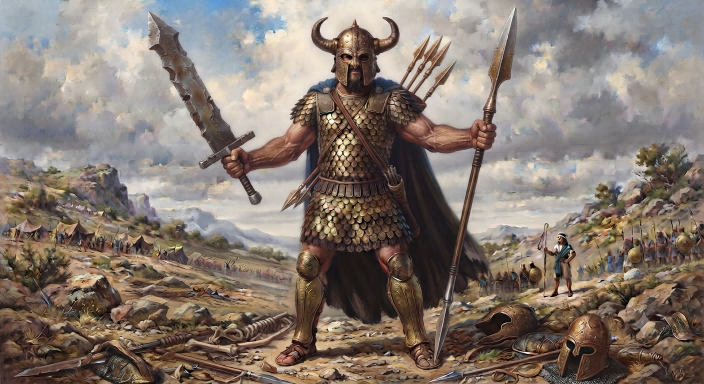
#> input picture scripts/canon/setup/ref-scale-armor.png, 1408 x 768 px (shown at 1/2 size)
$ python make_scale_anchor.py
#> lines starting #> are read from the running program, lines starting #| are printed output that depends on the picture
"""비늘 질감 앵커를 **목표 화풍 맥락 안에서** 파생한다 (2026-08-28, 라운드 8 ㉯).

**왜 새로 만드는가.** 현행 앵커 `ref-scale-texture.png`(660x870)는 몸통을 **크롭**한 것이고
ink **.8793** — 정답지 구간(.1024~.2213)의 4배다. 그 앵커로 뽑은 `samples/goliath.png`는
ink **.6377**로, 다윗 표본(.0986)과 화풍이 6.5배 어긋난다(SAMPLES.md 「남은 미달」 1).
`ZIMAGE.md` §9-10이 사람 판정과 맞물려 확정한 것: 그 표본이 part 3의 반사실 화풍의 뿌리다.

같은 원본에서 파생한 `ref-scale-armor-clean.png`는 ink **.1583으로 구간 안**이다 — 차이는
**종이 맥락을 지녔다는 것 하나**다(`make_armor_ref.py`가 캔버스를 유지하고 인물 기둥 밖만 종이색으로
덮었다). 그런데 그 앵커는 인물 기둥 안에 **화살통·망토·창**을 남겨 지물을 실어 왔다. 그래서
질감 크롭으로 옮겨 갔고, 그 순간 종이 맥락이 사라져 화풍이 깨졌다.

**이 스크립트가 하는 것: 내용은 비늘만, 맥락은 종이.** 지물을 전부 벗어나는 몸통 비늘 상자만
종이색 **정사각** 캔버스에 얹는다. 정사각인 이유는 `gen_sample.py --ref`가 레터박스를 하지 않고
그대로 넘기는데, 상류 `CLIPImageProcessor`가 `resize(shortest_edge=224)+center_crop(224)`를
강제하기 때문이다(task#319 발견 1) — 정사각이면 인코더가 앵커 전체를 본다.

**좌표는 격자 오버레이로 눈으로 읽었다**(원본 1408x768, `make_armor_ref.py`와 같은 방법):
투구+뿔 y10~110 · 화살통 x800~880 · 창 x940~1020 · 대검 x360~540 · 맨팔 x<600·x>780 ·
전장 바닥 y>490. 몸통 비늘(가슴 비늘 + 비늘 치마)은 **x605~775 · y195~485**로, 그 전부를 벗어난다.

**점유율은 임계가 아니라 쓸기다.** 인코더 시야에서 비늘이 차지하는 비율이 「질감 전이 세기」와
「화풍 끌림」을 동시에 정하는 유일한 손잡이여서, 값을 손으로 못박지 않고 3단으로 뽑아 **산출물의
ink가 정답지 구간에 드는지 + 비늘이 실제로 나오는지**로 고른다(ADR `260825-013557`의 태도).

Usage: VENV/python make_scale_anchor.py   → ref-scale-onpaper-f{35,55,75}.png
"""
import os
import sys

import numpy as np
from PIL import Image

HERE = os.path.dirname(os.path.abspath(__file__))
CANON = os.path.dirname(HERE)
sys.path.insert(0, CANON)
import params  # noqa: E402

SRC = os.path.join(HERE, "ref-scale-armor.png")
SHEET = os.path.join(params.REFERENCE, "sheet-s200.png")
TORSO_BOX = (635, 195, 770, 485)   # 눈으로 읽은 몸통 비늘 상자 — 지물·맨팔·투구·바닥을 전부 벗어난다.
                                   # x를 605→635, 775→770으로 조였다: 왼쪽 28열에 파란 **망토**가 10~17%(팔과 몸통
                                   # 사이로 보인다), 오른쪽 25열에 **맨팔** 살색이 5~15% 있었다. 망토는 SAMPLES.md가
                                   # 기록한 재발 결함이라 앵커에서 그 시각 단서를 지운다(부정어는 무력했다 — 규칙 9).
FRACTIONS = (0.35, 0.55, 0.75)     # 인코더 시야 세로 점유율 — 쓸기(위 docstring)
SIDE = params.PERSON_SIZE[0]       # 정사각 변 — 프로젝트 상수를 승계한다(새 숫자를 만들지 않는다)


def paper_color():
    """종이색을 **정답지에서 파생한다** — 임의 색을 쓰지 않는다(`make_armor_ref.py`와 같은 규약)."""
    sheet = np.asarray(Image.open(SHEET).convert("RGB"))
    return tuple(int(v) for v in np.median(sheet[:40, :40].reshape(-1, 3), axis=0))


def main():
    if not os.path.exists(SRC):
        sys.exit(f"원본이 없다: {SRC}")
    src = Image.open(SRC).convert("RGB")
    patch = src.crop(TORSO_BOX)
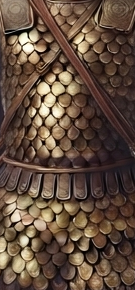
#> patch: PIL image 135x290 RGB; mean R, G, B 98.1, 76.9, 61.8
    paper = paper_color()
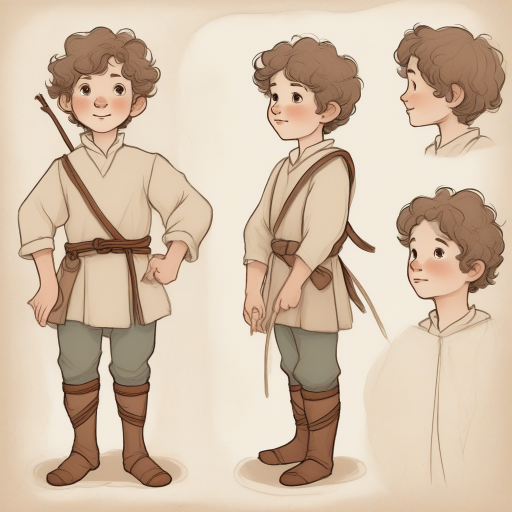
#> input picture scripts/canon/reference/sheet-s200.png, 1024 x 1024 px (shown at 1/2 size)
#> in paper_color, sheet is the input picture: shape (1024, 1024, 3); mean R, G, B 211.2, 190.2, 168.4
#> paper = (223, 200, 173)
    print(f"종이색(정답지 파생) = {paper}  ·  비늘 상자 {TORSO_BOX} = {patch.size}  ·  캔버스 {SIDE}x{SIDE}")
#| 종이색(정답지 파생) = (223, 200, 173)  ·  비늘 상자 (635, 195, 770, 485) = (135, 290)  ·  캔버스 1024x1024

    for f in FRACTIONS:
        h = int(SIDE * f)
        w = max(1, round(patch.width * h / patch.height))
        out = Image.new("RGB", (SIDE, SIDE), paper)
        out.paste(patch.resize((w, h), Image.LANCZOS), ((SIDE - w) // 2, (SIDE - h) // 2))
        dst = os.path.join(HERE, f"ref-scale-onpaper-f{int(f * 100)}.png")
        out.save(dst)
        area = (w * h) / (SIDE * SIDE)
        print(f"  f={f:.2f}  패치 {w}x{h}  시야 면적 {area:.1%}  -> {os.path.basename(dst)}")
#> this loop made 3 passes
#> pass 1, in main, `out = Image.new("RGB", (SIDE, SIDE), paper)`:
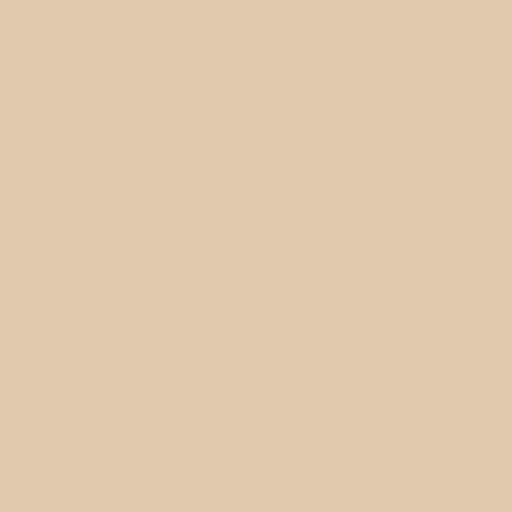
#> out: PIL image 1024x1024 RGB (shown at 1/2 size); mean R, G, B 223, 200, 173
#> pass 1, in main, `out.save(dst)`:
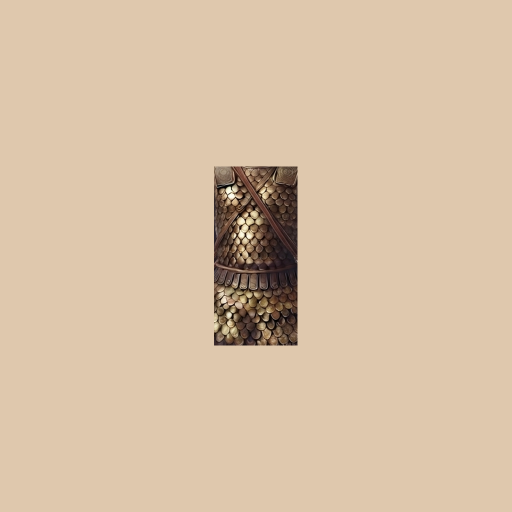
#> saved as ref-scale-onpaper-f35.png: PIL image 1024x1024 RGB (shown at 1/2 size); mean R, G, B 215.9, 193, 166.7
#> pass 2, in main, `out.save(dst)`:
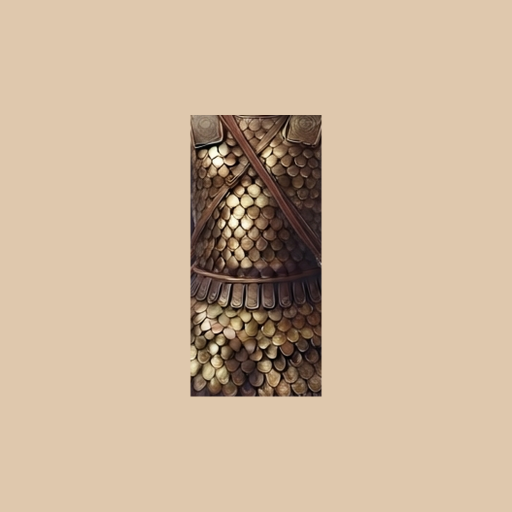
#> saved as ref-scale-onpaper-f55.png: PIL image 1024x1024 RGB (shown at 1/2 size); mean R, G, B 205.4, 182.7, 157.4
#> after the loop:
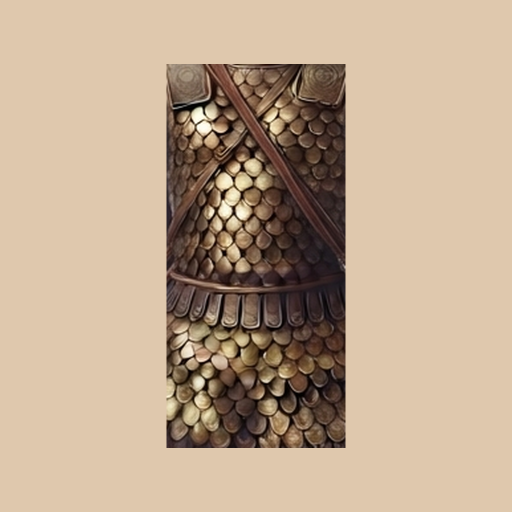
#> out: PIL image 1024x1024 RGB (shown at 1/2 size); mean R, G, B 190.3, 167.7, 143.9
    return 0


if __name__ == "__main__":
    sys.exit(main())
#> (the program exits here)
